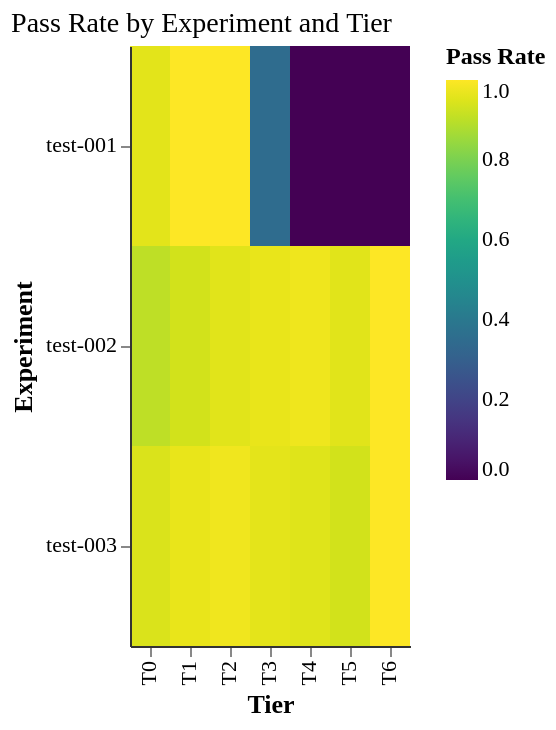

Vega-Lite specification stored for this chart:
### Vega-Lite specification from a JSON file in a GitHub repository (floating-point values rounded to 4 significant figures)
{"config": {"font": "serif", "axis": {"labelFontSize": 11, "titleFontSize": 13, "gridColor": "#e0e0e0", "domainColor": "#333333"}, "legend": {"labelFontSize": 11, "titleFontSize": 12}, "title": {"fontSize": 14, "anchor": "start", "fontWeight": "normal"}, "view": {"stroke": null, "continuousWidth": 400, "continuousHeight": 300}, "mark": {"tooltip": true}}, "data": {"name": "data-0edfcdefc89f098161d36c6f924a8eac"}, "mark": {"type": "rect"}, "encoding": {"color": {"field": "pass_rate", "scale": {"domain": [0, 1], "scheme": "viridis"}, "title": "Pass Rate", "type": "quantitative"}, "tooltip": [{"field": "experiment", "title": "Experiment", "type": "ordinal"}, {"field": "tier", "title": "Tier", "type": "ordinal"}, {"field": "pass_rate", "format": ".2%", "title": "Pass Rate", "type": "quantitative"}], "x": {"field": "tier", "sort": ["T0", "T1", "T2", "T3", "T4", "T5", "T6"], "title": "Tier", "type": "ordinal"}, "y": {"field": "experiment", "sort": ["test-001", "test-002", "test-003"], "title": "Experiment", "type": "ordinal"}}, "height": 300, "title": "Pass Rate by Experiment and Tier", "$schema": "https://vega.github.io/schema/vega-lite/v6.1.0.json", "datasets": {"data-0edfcdefc89f098161d36c6f924a8eac": [{"experiment": "test-001", "tier": "T0", "pass_rate": 0.9583}, {"experiment": "test-001", "tier": "T1", "pass_rate": 1.0}, {"experiment": "test-001", "tier": "T2", "pass_rate": 1.0}, {"experiment": "test-001", "tier": "T3", "pass_rate": 0.3496}, {"experiment": "test-001", "tier": "T4", "pass_rate": 0.0}, {"experiment": "test-001", "tier": "T5", "pass_rate": 0.0}, {"experiment": "test-001", "tier": "T6", "pass_rate": 0.0}, {"experiment": "test-002", "tier": "T0", "pass_rate": 0.9028}, {"experiment": "test-002", "tier": "T1", "pass_rate": 0.9333}, {"experiment": "test-002", "tier": "T2", "pass_rate": 0.9556}, {"experiment": "test-002", "tier": "T3", "pass_rate": 0.9675}, {"experiment": "test-002", "tier": "T4", "pass_rate": 0.9762}, {"experiment": "test-002", "tier": "T5", "pass_rate": 0.9556}, {"experiment": "test-002", "tier": "T6", "pass_rate": 1.0}, {"experiment": "test-003", "tier": "T0", "pass_rate": 0.9444}, {"experiment": "test-003", "tier": "T1", "pass_rate": 0.9667}, {"experiment": "test-003", "tier": "T2", "pass_rate": 0.9778}, {"experiment": "test-003", "tier": "T3", "pass_rate": 0.9593}, {"experiment": "test-003", "tier": "T4", "pass_rate": 0.9524}, {"experiment": "test-003", "tier": "T5", "pass_rate": 0.9333}, {"experiment": "test-003", "tier": "T6", "pass_rate": 1.0}]}}
